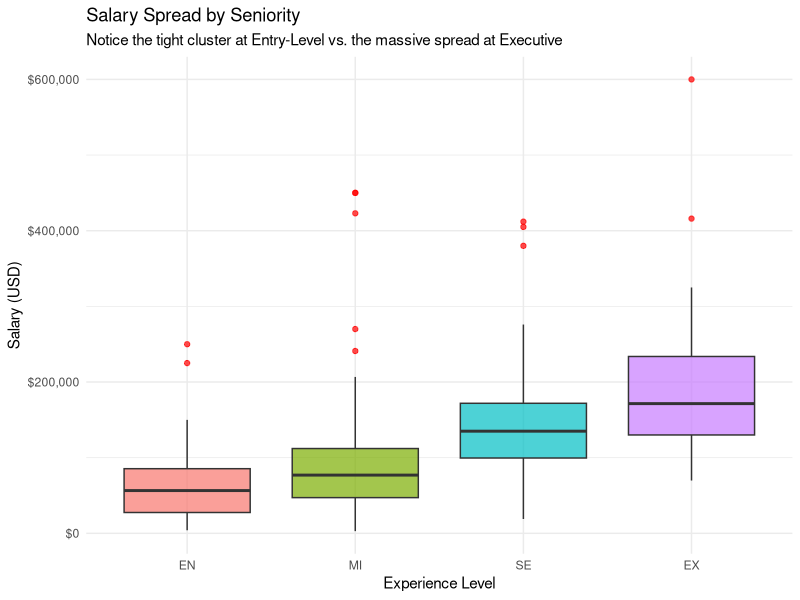
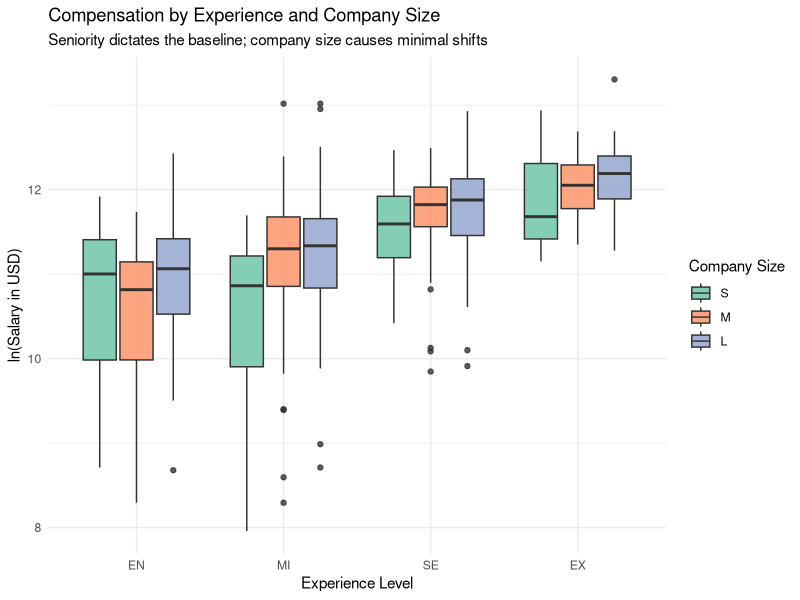
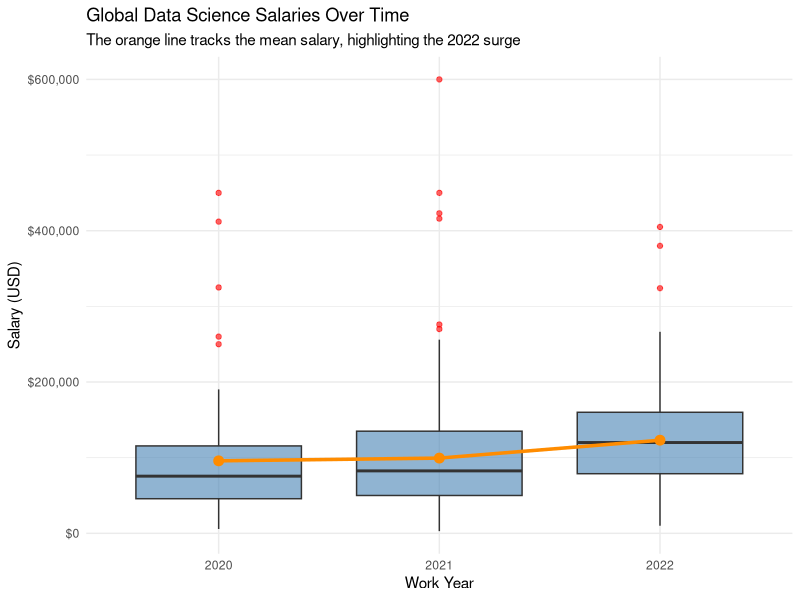

Reproduce these figures in R, in order.
## ---- chunk 1
knitr::opts_knit$set(root.dir = ".")
knitr::opts_chunk$set(echo = TRUE)
## ---- chunk 2
library(tidyverse)
library(car)
library(emmeans)
library(ggplot2)

data <- read.csv("dataset/ds_salaries_clean.csv")
data$experience_level <- factor(data$experience_level, levels = c("EN", "MI", "SE", "EX"))
data$company_size <- factor(data$company_size, levels = c("S", "M", "L"))
data$work_year <- factor(data$work_year)
## ---- chunk 3
# Fit the model and compute Type III ANOVA
anova_model <- aov(log_salary ~ experience_level * company_size, data = data)
car::Anova(anova_model, type = 3)
## ---- chunk 4
# Assumption 1: Normality of Residuals
shapiro.test(residuals(anova_model))

# Assumption 2: Homogeneity of Variance
leveneTest(log_salary ~ experience_level * company_size, data = data)
## ---- chunk 5
ggplot(data, aes(x = experience_level, y = salary_in_usd, fill = experience_level)) +
  geom_boxplot(alpha = 0.7, outlier.color = "red") +
  scale_y_continuous(labels = scales::dollar) +
  theme_minimal() +
  labs(
    title = "Salary Spread by Seniority",
    subtitle = "Notice the tight cluster at Entry-Level vs. the massive spread at Executive",
    x = "Experience Level",
    y = "Salary (USD)"
  ) +
  theme(legend.position = "none")
## ---- chunk 6
car::Anova(anova_model, type = 3, white.adjust = TRUE)
## ---- chunk 7
ggplot(data, aes(x = experience_level, y = log_salary, fill = company_size)) +
  geom_boxplot(alpha = 0.8) +
  theme_minimal() +
  scale_fill_brewer(palette = "Set2") +
  labs(
    title = "Compensation by Experience and Company Size",
    subtitle = "Seniority dictates the baseline; company size causes minimal shifts",
    x = "Experience Level",
    y = "ln(Salary in USD)",
    fill = "Company Size"
  )
## ---- chunk 8
# Descriptive trend
yearly_trend <- data %>%
  group_by(work_year) %>%
  summarise(
    Count = n(),
    Mean_Salary_USD = mean(salary_in_usd),
    Mean_ln_Salary = mean(log_salary)
  )
print(yearly_trend)

# One-Way ANOVA for Time Trend
year_model <- aov(log_salary ~ work_year, data = data)
summary(year_model)

# Tukey Post-Hoc
TukeyHSD(year_model)
## ---- chunk 9
ggplot(data, aes(x = factor(work_year), y = salary_in_usd)) +
  geom_boxplot(fill = "steelblue", alpha = 0.6, outlier.color = "red") +
  # Add a trend line connecting the means
  stat_summary(fun = mean, geom = "line", aes(group = 1), color = "darkorange", size = 1.2) +
  stat_summary(fun = mean, geom = "point", color = "darkorange", size = 3) +
  scale_y_continuous(labels = scales::dollar) +
  theme_minimal() +
  labs(
    title = "Global Data Science Salaries Over Time",
    subtitle = "The orange line tracks the mean salary, highlighting the 2022 surge",
    x = "Work Year",
    y = "Salary (USD)"
  )
